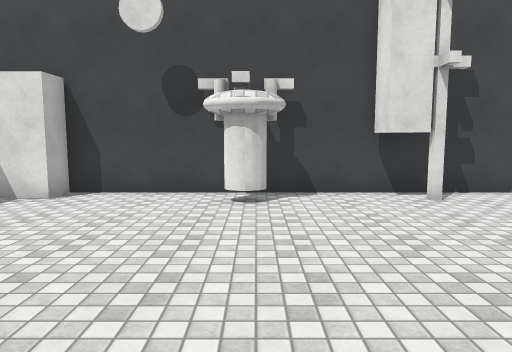
[1] (above)

12 first-person views from a walk through a 3-D level made in the Unity game engine. The camera is 1.5 m above the floor, tilts 6° down and sees 70° across. The floor is counted in squares, 1 m on a side. Each view is taken from the middle of a square. On the plan, view 1 faces up. The plan holds only what a view shows up to about 16 squares ahead; the rest is blank. Some animated figures are not drawn. Some surface patterns are stand-ins.

[2]
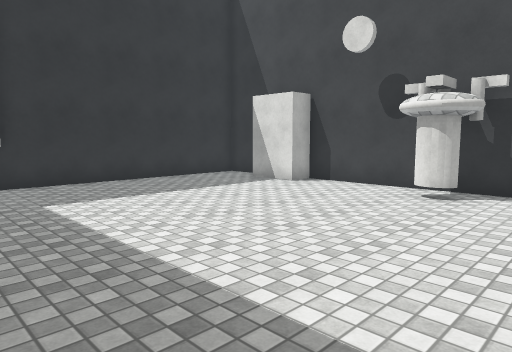

[3]
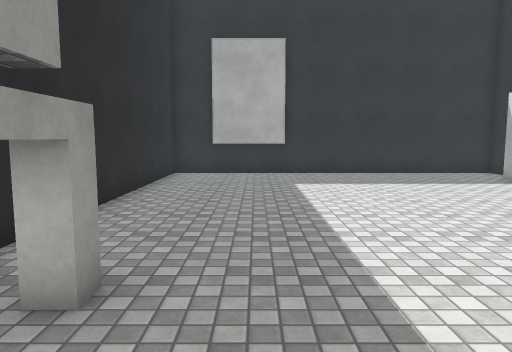

[4]
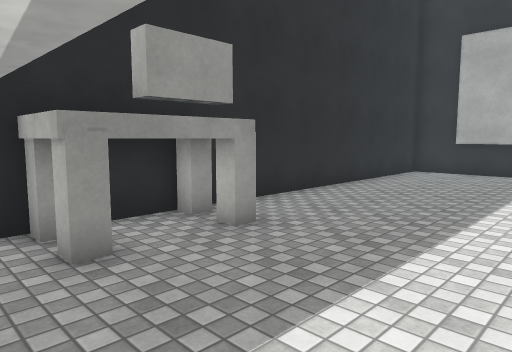

[5]
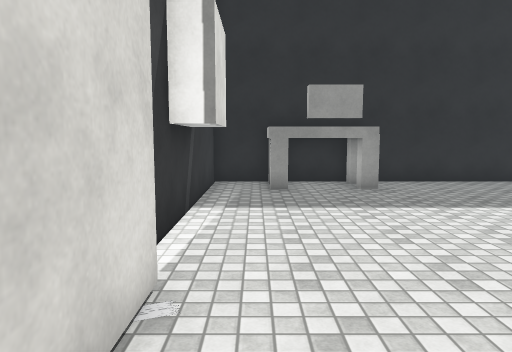

[6]
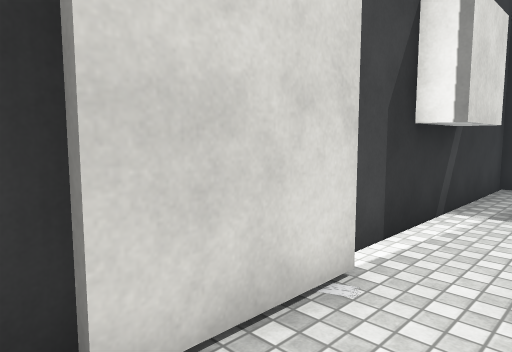

[7]
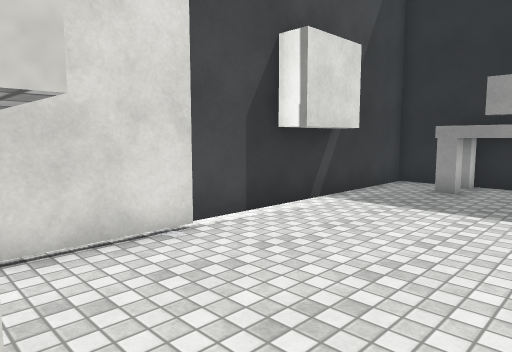

[8]
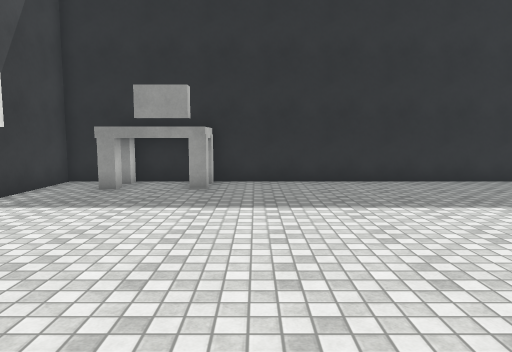

[9]
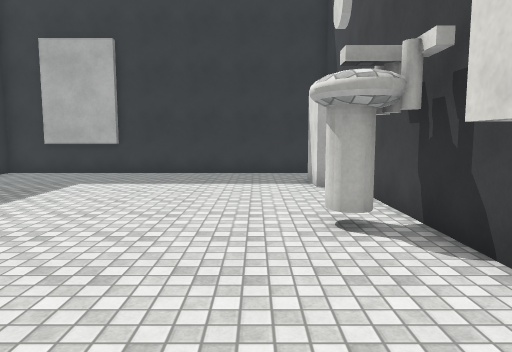

[10]
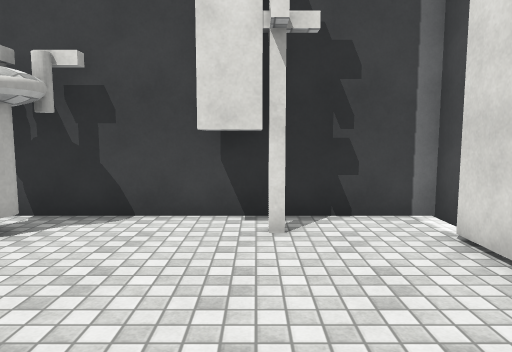

[11]
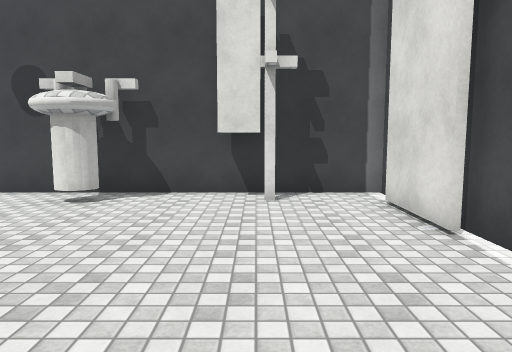

[12]
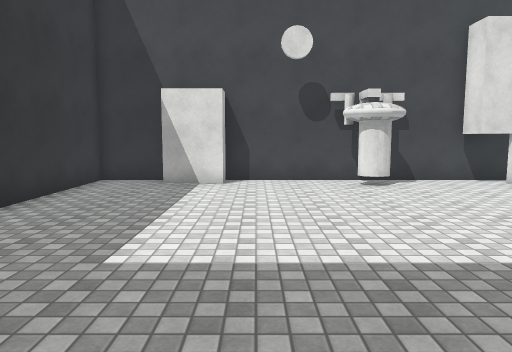

### Floor plan
Points are (right, up) in squares from view 1. A wall is a line through its corners. A room is listed if a view was taken in it or the views show most of it. See-through windows are left out.
Room 1 (views 1, 2, 3, 4, 5, 6, 7, 8, 9, 10, 11, 12)
walls: (3.4, -1.6) (5.6, -1.6) (5.6, -3.5) (7.4, -3.5) (7.4, 6.1); (2.8, -3.5) (5.1, -3.5); (4.5, 8.7) (3.1, 8.7) (3.1, 9.6); (7, 5.5) (7, 8.4); (-9.3, 1.2) (-9.3, -1.9); (-7.2, 9.9) (-9.5, 9.9) (-9.5, -3.5) (2.5, -3.5); (7.4, 8.1) (7.4, 9.9) (-5.1, 9.9)
objects: other object (-7, 9) to (-5, 9); other object (0, 9); other object (2, -3); other object (3, -2); other object (5, -2)

Where each view was taken, in squares from view 1:
view 1: 0 up, 0 right, facing up
view 2: 1 down, 3 right, facing up-left
view 3: 0 up, 6 right, facing left
view 4: 3 up, 7 right, facing down-left
view 5: 9 up, 6 right, facing down
view 6: 9 up, 5 right, facing down-right
view 7: 9 up, 2 right, facing down-right
view 8: 9 up, 1 right, facing down
view 9: 7 up, 6 right, facing left
view 10: 3 up, 4 right, facing up
view 11: 0 up, 4 right, facing up
view 12: 3 down, 4 left, facing up
